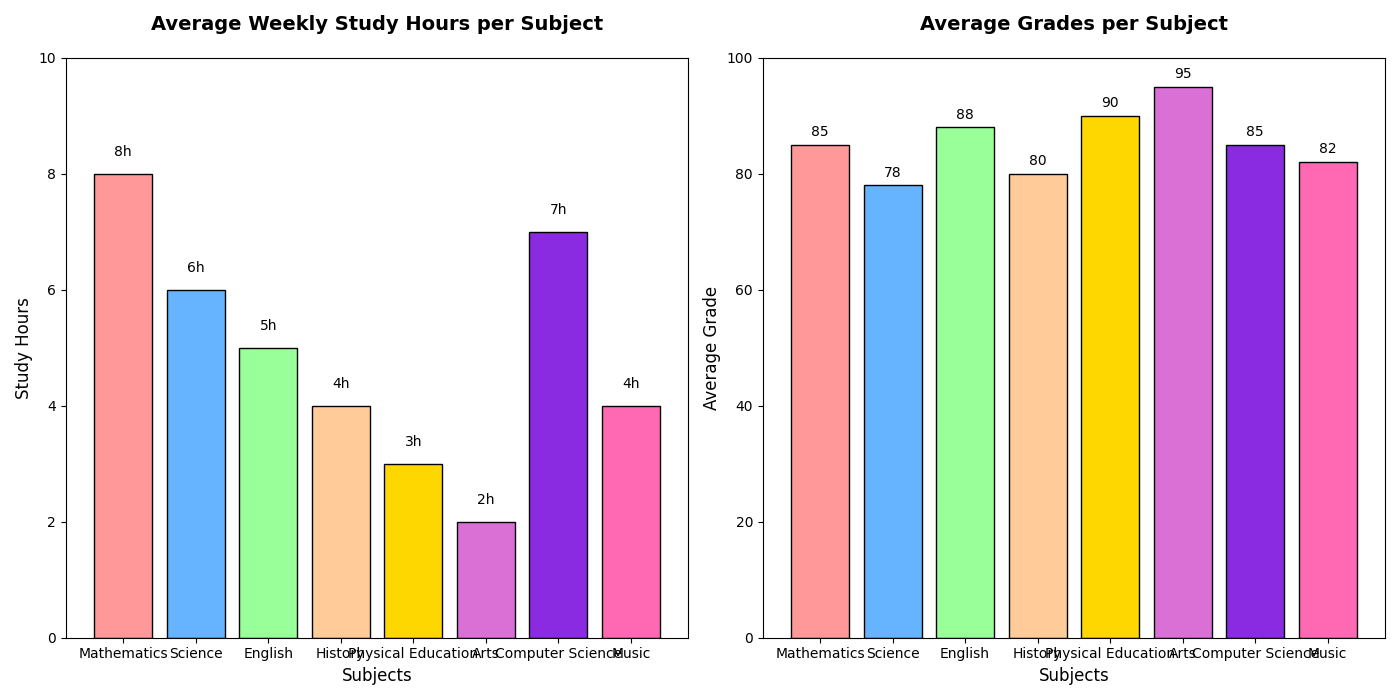

This chart was generated by the following Python code:
import matplotlib.pyplot as plt
import numpy as np

# Define the data
subjects = ['Mathematics', 'Science', 'English', 'History', 'Physical Education', 'Arts', 'Computer Science', 'Music']
study_hours = [8, 6, 5, 4, 3, 2, 7, 4]
average_grades = [85, 78, 88, 80, 90, 95, 85, 82]

# Colors for each bar
colors = ['#FF9999', '#66B3FF', '#99FF99', '#FFCC99', '#FFD700', '#DA70D6', '#8A2BE2', '#FF69B4']

# Create a figure with two subplots
fig, (ax1, ax2) = plt.subplots(1, 2, figsize=(14, 7))

# First subplot: Bar chart for study hours
ax1.bar(subjects, study_hours, color=colors, edgecolor='black')
ax1.set_title("Average Weekly Study Hours per Subject", fontsize=14, fontweight='bold', pad=20)
ax1.set_xlabel("Subjects", fontsize=12)
ax1.set_ylabel("Study Hours", fontsize=12)
ax1.set_ylim(0, max(study_hours) + 2)

# Display study hours values on top of the bars
for idx, value in enumerate(study_hours):
    ax1.text(idx, value + 0.3, f'{value}h', ha='center', fontsize=10, color='black')

# Second subplot: Bar chart for average grades
ax2.bar(subjects, average_grades, color=colors, edgecolor='black')
ax2.set_title("Average Grades per Subject", fontsize=14, fontweight='bold', pad=20)
ax2.set_xlabel("Subjects", fontsize=12)
ax2.set_ylabel("Average Grade", fontsize=12)
ax2.set_ylim(0, 100)

# Display average grade values on top of the bars
for idx, value in enumerate(average_grades):
    ax2.text(idx, value + 1.5, f'{value}', ha='center', fontsize=10, color='black')

# Adjust layout
plt.tight_layout()

# Display the plot
plt.show()
